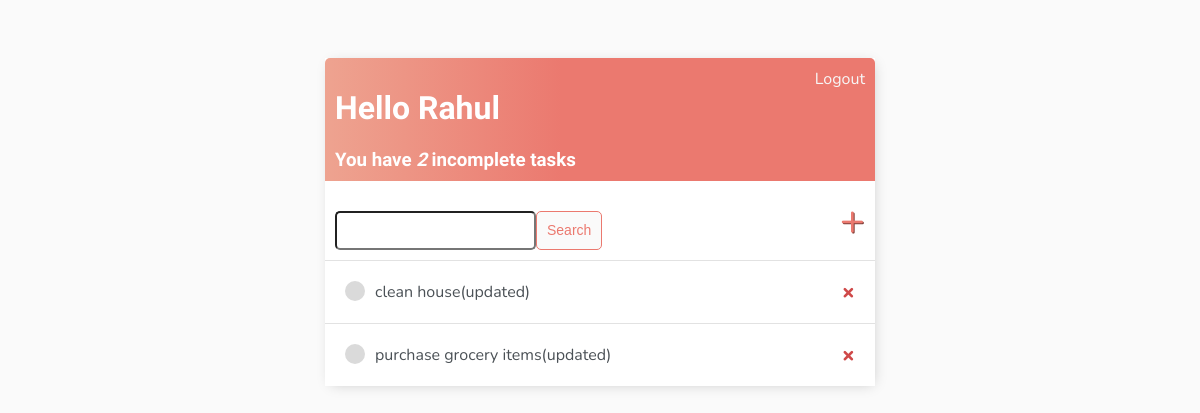
The app's page / (signed in), older data.
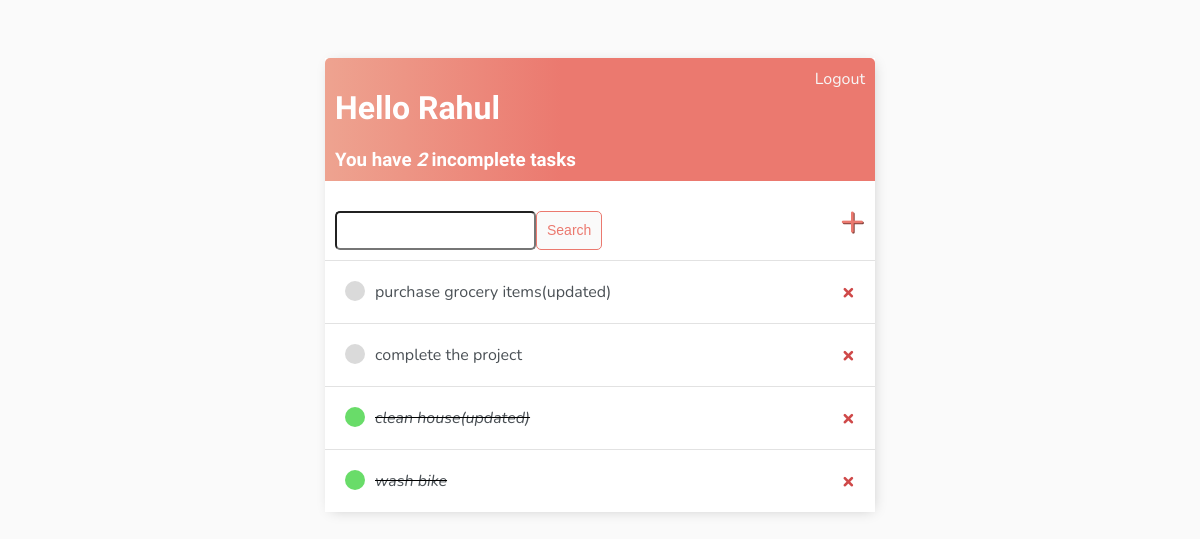
The same page, newer data.
### base/models.py (models this page shows)
class Task(models.Model):
    user = models.ForeignKey(User, on_delete=models.CASCADE, null=True, blank=True)
    title = models.CharField(max_length=200)
    description = models.TextField(null=True, blank=True)
    complete = models.BooleanField(default=False)
    created = models.DateTimeField(auto_now_add=True)
    def __str__(self):
        return self.title
    class Meta:
        ordering = ['complete']

### base/views.py (the view)
class TaskList(LoginRequiredMixin, ListView):
    model = Task
    context_object_name = 'tasks'
    def get_context_data(self, **kwargs):
        context = super().get_context_data(**kwargs)
        context['tasks'] = context['tasks'].filter(user=self.request.user)
        context['count'] = context['tasks'].filter(complete=False).count()
        search_input = self.request.GET.get('search-value') or ''
        if search_input:
            context['tasks'] = context['tasks'].filter(title__startswith=search_input)
            context['search_input'] = search_input
        return context

### base/templates/base/task_list.html
{% extends 'base/main.html' %}
{% block content %}
<div class="header-bar">
    <div>
        <h1>Hello {{request.user|title}}</h1>
        <h3 style="margin: 0">You have <i>{{count}}</i> incomplete task{{count|pluralize:"s"}}</h3>
    </div>
    {% if request.user.is_authenticated %}
    <a href="{% url 'logout' %}">Logout</a>
    {% else %}
    <a href="{% url 'login' %}">Login</a>
    {% endif %}
</div>
<div id="search-add-wrapper">
    <form method="GET" style="margin-top: 20px; display: flex;">
        <input type="text" name="search-value" value="{{search_input}}">
        <input type="submit" class="button" value="Search">
    </form>
    <a id="add-link" href="{% url 'task-create' %}">&#43;</a>
</div>
<div class="task-items-wrapper">
    {% for task in tasks %}
    <div class="task-wrapper">
        {% if task.complete %}
        <div class="task-title">
            <div class="task-complete-icon"></div>
            <i><s><a href="{% url 'task-update' task.id %}">{{task}}</a></s></i>
        </div>
        <a class="delete-link" href="{% url 'task-delete' task.id %}">&#215;</a>
        {% else %}
        <div class="task-title">
            <div class="task-incomplete-icon"></div>
            <a href="{% url 'task-update' task.id %}">{{task}}</a>
        </div>
        <a class="delete-link" href="{% url 'task-delete' task.id %}">&#215;</a>
        {% endif %}
    </div>
    {% empty %}
    <h3>No item in the list</h3>
    {% endfor %}
</div>
{% endblock content %}

### base/templates/base/main.html (shortened to what this page needs)
<!DOCTYPE html>
<html lang="en">
<head>
</head>
<body>
    <div class="container">
        {% block content %}
        {% endblock content %}
    </div>
</body>
</html>

### base/templates/base/main.html (style rules this page uses)
body { background-color: #fafafa; font-family: 'Nunito', sans-serif; padding-top: 50px; }
h1,h2,h3,h4,h5,h6 { font-family: 'Raleway', sans-serif; }
a,p { color: #4b5156; }
.container { max-width: 550px; margin: auto; background-color: #fff; -webkit-box-shadow: 2px 2px 13px -4px rgba(0, 0, 0, 0.21); box-shadow: 2px 2px 13px -4px rgba(0, 0, 0, 0.21); }
.header-bar { display: flex; justify-content: space-between; color: #fff; padding: 10px; border-radius: 5px 5px 0 0; background: linear-gradient(90deg, #EEA390 0%, #EB796F 43%, #EB796F 100%); }
.header-bar a { color: rgb(247, 247, 247); text-decoration: none; }
.task-wrapper { display: flex; align-items: center; justify-content: space-between; padding: 20px; background-color: #fff; border-top: 1px solid rgb(226, 226, 226); }
.task-title { display: flex; }
.task-title a { text-decoration: none; color: #4b5156; margin-left: 10px; }
.task-complete-icon { height: 20px; width: 20px; background-color: rgb(105, 220, 105); border-radius: 50%; }
.task-incomplete-icon { height: 20px; width: 20px; background-color: rgb(218, 218, 218); border-radius: 50%; }
.delete-link { text-decoration: none; font-weight: 900; color: #cf4949; font-size: 22px; line-height: 0; }
#search-add-wrapper { display: flex; justify-content: space-between; align-items: center; padding: 10px; }
#add-link { color: #EB796F; text-decoration: none; font-size: 42px; text-shadow: 1px 1px #81413b; }
input[type=text], input[type=password], textarea { border: 1p solid #EB796F; border-radius: 5px; padding: 10px; width: 90%; }
.button { border: 1px solid #EB796F; background-color: #fafafa; color: #EB796F; padding: 10px; font-size: 14px; border-radius: 5px; cursor: pointer; text-decoration: none; }

Row changes from the older to the newer data that the page shows:
shown differently, row unchanged: Task "purchase grocery items(updated)": moves up the list
added Task: title "complete the project"
changed Task "clean house(updated)": complete False → True (drawn)
added Task: title "wash bike"
